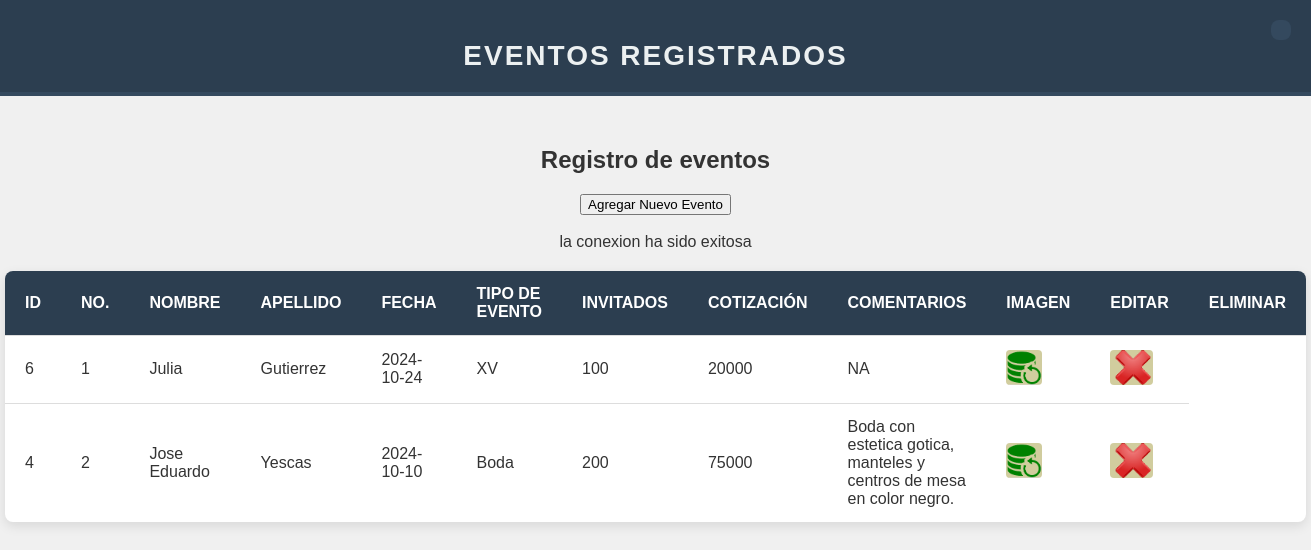
/mostrar.php, run on the app's committed database.
### tables this page shows
CREATE TABLE `eventos` (
  `id` int(11) NOT NULL,
  `nombre` varchar(100) NOT NULL,
  `apellido` varchar(100) NOT NULL,
  `fecha` varchar(30) NOT NULL,
  `tipoevent` varchar(200) NOT NULL,
  `cantidadinvit` int(11) NOT NULL,
  `cotizacion` int(11) NOT NULL,
  `comentarios` varchar(500) NOT NULL
);

### mostrar.php (the view, shortened to what this page needs)
<!DOCTYPE html>
<html lang="en">
<link rel="stylesheet" href="css/style.css">
<head>
</head>
<body>
    <header>
        <section id="espacio"></section>
        <section id="banner">Eventos Registrados</section>
        <section id="fecha">
            <div id="calendar">
            </div>
        </section>
    </header>
    <center>
        <h2>Registro de eventos</h2>
        <a href="php/agregar.php">
            <button type="button">Agregar Nuevo Evento</button>
        </a>
        <br><br>
        <table border="0">
            <thead>
                <tr>
                    <th>ID</th>
                    <th>No.</th>
                    <th>Nombre</th>
                    <th>Apellido</th>
                    <th>Fecha</th>
                    <th>Tipo de Evento</th>
                    <th>Invitados</th>
                    <th>Cotización</th>
                    <th>Comentarios</th>
                    <th>Imagen</th>
                    <th>Editar</th>
                    <th>Eliminar</th>
                </tr>
            </thead>
            <tbody>
                <?php
                    include("php/abre.php");
                    $consulta = "SELECT * FROM eventos";
                    $resultado = $conexion->query($consulta);
                    $a=1;
                    while($row = $resultado->fetch_assoc()) {
                        ?>
                    <tr>
                        <td><?php echo $row['id'];  ?></td>
                        <td><?php echo $a++;         ?></td>
                        <td><?php echo $row['nombre'];   ?></td>
                        <td><?php echo $row['apellido']; ?></td>
                        <td><?php echo $row['fecha']; ?></td>
                        <td><?php echo $row['tipoevent']; ?></td>
                        <td><?php echo $row['cantidadinvit']; ?></td>
                        <td><?php echo $row['cotizacion']; ?></td>
                        <td><?php echo $row['comentarios']; ?></td>
                        <td><a href="php/editar.php?id=<?php echo $row['id']; ?>" id=""><img height="35px" src="img/cam.png" alt="Editarr"></a></td>
                        <td><a href="php/eliminar.php?id=<?php echo $row['id']; ?>" id=""><img height="35px" src="img/borr.png" alt="Eliminar"></a></td>
                    </tr>
                <?php
                    }
                ?>
            </tbody>
        </table>
    </center>
</body>
</html>

### css/style.css (style rules this page uses)
body { font-family: 'Helvetica', sans-serif; background-color: #f0f0f0; color: #333; margin: 0; padding: 0; }
header { background-color: #2c3e50; color: white; padding: 20px 0; text-align: center; border-bottom: 4px solid #34495e; }
#banner { font-size: 28px; font-weight: bold; letter-spacing: 2px; text-transform: uppercase; color: #ecf0f1; }
#fecha { position: absolute; right: 20px; top: 20px; }
#calendar { background-color: #34495e; color: white; padding: 10px; border-radius: 8px; text-align: center; }
table { margin-top: 20px; width: 90%; background-color: #ffffff; border-collapse: collapse; box-shadow: 0 4px 12px rgba(0, 0, 0, 0.1); border-radius: 8px; overflow: hidden; }
table thead { background-color: #2c3e50; color: white; text-transform: uppercase; }
table th, table td { padding: 14px 20px; text-align: left; border-bottom: 1px solid #ddd; }
table td img { border-radius: 4px; }
table a img { cursor: pointer; transition: transform 0.3s ease; }
#espacio { height: 20px; }
center { margin-top: 50px; }

### data on the page
eventos: id "6", nombre "Julia", apellido "Gutierrez", fecha "2024-10-24", tipoevent "XV", cantidadinvit "100", cotizacion "20000", comentarios "NA"
eventos: id "4", nombre "Jose Eduardo", apellido "Yescas", fecha "2024-10-10", tipoevent "Boda", cantidadinvit "200", cotizacion "75000", comentarios "Boda con estetica gotica, manteles y centros de mesa en color negro."
